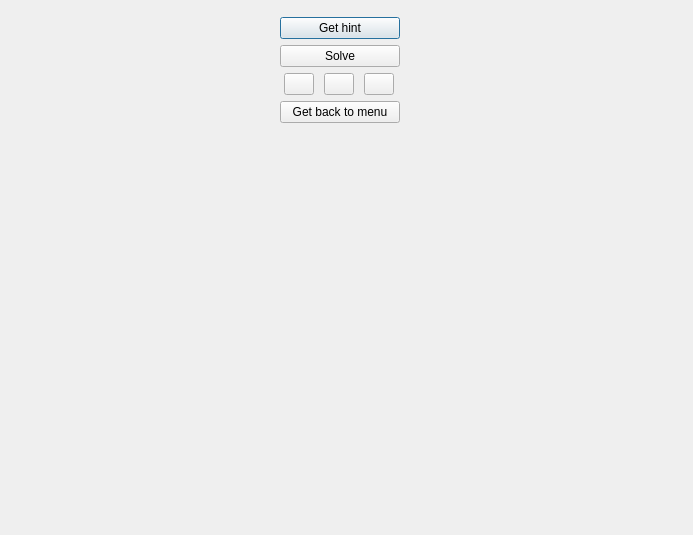
<?xml version="1.0" encoding="UTF-8"?>
<ui version="4.0">
 <class>gamewindow</class>
 <widget class="QDialog" name="gamewindow">
  <property name="geometry">
   <rect>
    <x>0</x>
    <y>0</y>
    <width>693</width>
    <height>535</height>
   </rect>
  </property>
  <property name="sizePolicy">
   <sizepolicy hsizetype="Maximum" vsizetype="Maximum">
    <horstretch>0</horstretch>
    <verstretch>0</verstretch>
   </sizepolicy>
  </property>
  <property name="windowTitle">
   <string>Dialog</string>
  </property>
  <widget class="QWidget" name="horizontalLayoutWidget">
   <property name="geometry">
    <rect>
     <x>10</x>
     <y>12</y>
     <width>661</width>
     <height>504</height>
    </rect>
   </property>
   <layout class="QHBoxLayout" name="all_widgets" stretch="0">
    <item>
     <layout class="QVBoxLayout" name="game_menu">
      <property name="spacing">
       <number>-1</number>
      </property>
      <property name="sizeConstraint">
       <enum>QLayout::SetFixedSize</enum>
      </property>
      <property name="leftMargin">
       <number>5</number>
      </property>
      <property name="topMargin">
       <number>5</number>
      </property>
      <property name="rightMargin">
       <number>5</number>
      </property>
      <property name="bottomMargin">
       <number>5</number>
      </property>
      <item>
       <widget class="QPushButton" name="get_hint">
        <property name="maximumSize">
         <size>
          <width>120</width>
          <height>16777215</height>
         </size>
        </property>
        <property name="text">
         <string>Get hint</string>
        </property>
       </widget>
      </item>
      <item>
       <widget class="QPushButton" name="solve_puzzle">
        <property name="maximumSize">
         <size>
          <width>120</width>
          <height>16777215</height>
         </size>
        </property>
        <property name="text">
         <string>Solve</string>
        </property>
       </widget>
      </item>
      <item>
       <layout class="QHBoxLayout" name="array_of_buttons">
        <property name="sizeConstraint">
         <enum>QLayout::SetDefaultConstraint</enum>
        </property>
        <item>
         <widget class="QPushButton" name="set_filled">
          <property name="enabled">
           <bool>true</bool>
          </property>
          <property name="maximumSize">
           <size>
            <width>30</width>
            <height>16777215</height>
           </size>
          </property>
          <property name="autoFillBackground">
           <bool>false</bool>
          </property>
          <property name="text">
           <string/>
          </property>
          <property name="iconSize">
           <size>
            <width>8</width>
            <height>8</height>
           </size>
          </property>
         </widget>
        </item>
        <item>
         <widget class="QPushButton" name="set_scratched">
          <property name="maximumSize">
           <size>
            <width>30</width>
            <height>16777215</height>
           </size>
          </property>
          <property name="text">
           <string/>
          </property>
         </widget>
        </item>
        <item>
         <widget class="QPushButton" name="set_unknown">
          <property name="maximumSize">
           <size>
            <width>30</width>
            <height>16777215</height>
           </size>
          </property>
          <property name="text">
           <string/>
          </property>
         </widget>
        </item>
       </layout>
      </item>
      <item>
       <widget class="QPushButton" name="get_back_button">
        <property name="maximumSize">
         <size>
          <width>120</width>
          <height>16777215</height>
         </size>
        </property>
        <property name="text">
         <string>Get back to menu</string>
        </property>
       </widget>
      </item>
      <item>
       <spacer name="verticalSpacer">
        <property name="orientation">
         <enum>Qt::Vertical</enum>
        </property>
        <property name="sizeType">
         <enum>QSizePolicy::Expanding</enum>
        </property>
        <property name="sizeHint" stdset="0">
         <size>
          <width>5</width>
          <height>40</height>
         </size>
        </property>
       </spacer>
      </item>
     </layout>
    </item>
   </layout>
  </widget>
 </widget>
 <resources/>
 <connections/>
</ui>
